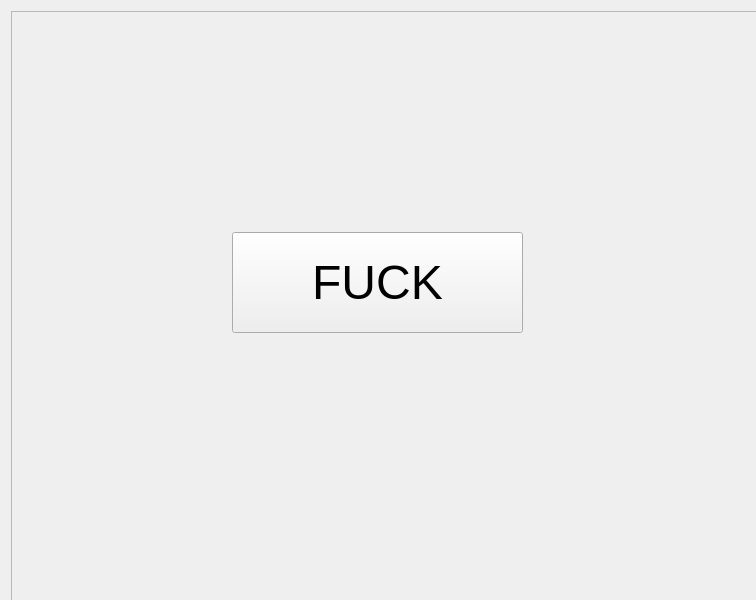
<?xml version="1.0" encoding="UTF-8"?>
<ui version="4.0">
 <class>presetsWidget</class>
 <widget class="QWidget" name="presetsWidget">
  <property name="geometry">
   <rect>
    <x>0</x>
    <y>0</y>
    <width>756</width>
    <height>600</height>
   </rect>
  </property>
  <property name="sizePolicy">
   <sizepolicy hsizetype="Preferred" vsizetype="Preferred">
    <horstretch>0</horstretch>
    <verstretch>0</verstretch>
   </sizepolicy>
  </property>
  <property name="minimumSize">
   <size>
    <width>756</width>
    <height>600</height>
   </size>
  </property>
  <property name="windowTitle">
   <string>Form</string>
  </property>
  <layout class="QVBoxLayout" name="verticalLayout">
   <item>
    <widget class="QScrollArea" name="presetsScrollArea">
     <property name="minimumSize">
      <size>
       <width>756</width>
       <height>600</height>
      </size>
     </property>
     <property name="widgetResizable">
      <bool>true</bool>
     </property>
     <widget class="QWidget" name="scrollAreaWidgetContents">
      <property name="geometry">
       <rect>
        <x>0</x>
        <y>0</y>
        <width>752</width>
        <height>596</height>
       </rect>
      </property>
      <widget class="QPushButton" name="pushButton">
       <property name="geometry">
        <rect>
         <x>220</x>
         <y>220</y>
         <width>291</width>
         <height>101</height>
        </rect>
       </property>
       <property name="font">
        <font>
         <pointsize>36</pointsize>
        </font>
       </property>
       <property name="text">
        <string>FUCK</string>
       </property>
      </widget>
     </widget>
    </widget>
   </item>
  </layout>
 </widget>
 <resources/>
 <connections/>
</ui>
